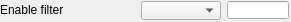
   <widget class="caFrame" name="caFrame_4">
    <property name="geometry">
     <rect>
      <x>796</x>
      <y>70</y>
      <width>291</width>
      <height>22</height>
     </rect>
    </property>
    <widget class="caLineEdit" name="caLineEdit_8">
     <property name="geometry">
      <rect>
       <x>227</x>
       <y>1</y>
       <width>62</width>
       <height>18</height>
      </rect>
     </property>
     <property name="alignment">
      <set>Qt::AlignAbsolute|Qt::AlignCenter|Qt::AlignHCenter|Qt::AlignVCenter</set>
     </property>
     <property name="channel" stdset="0">
      <string>$(P)$(R)EnableFilter_RBV</string>
     </property>
     <property name="foreground">
      <color>
       <red>10</red>
       <green>0</green>
       <blue>184</blue>
      </color>
     </property>
     <property name="background">
      <color>
       <red>70</red>
       <green>70</green>
       <blue>70</blue>
      </color>
     </property>
     <property name="colorMode">
      <enum>caLineEdit::Alarm_Static</enum>
     </property>
     <property name="precisionMode">
      <enum>caLineEdit::Channel</enum>
     </property>
     <property name="limitsMode">
      <enum>caLineEdit::Channel</enum>
     </property>
     <property name="maxValue">
      <double>1.000000000000000</double>
     </property>
     <property name="minValue">
      <double>0.000000000000000</double>
     </property>
     <property name="fontScaleMode">
      <enum>caLineEdit::WidthAndHeight</enum>
     </property>
     <property name="formatType">
      <enum>caLineEdit::decimal</enum>
     </property>
    </widget>
    <widget class="caLabel" name="caLabel_13">
     <property name="geometry">
      <rect>
       <x>0</x>
       <y>0</y>
       <width>156</width>
       <height>20</height>
      </rect>
     </property>
     <property name="frameShape">
      <enum>QFrame::NoFrame</enum>
     </property>
     <property name="text">
      <string>Enable filter</string>
     </property>
     <property name="alignment">
      <set>Qt::AlignAbsolute|Qt::AlignLeading|Qt::AlignLeft|Qt::AlignVCenter</set>
     </property>
     <property name="fontScaleMode">
      <enum>ESimpleLabel::WidthAndHeight</enum>
     </property>
     <property name="foreground">
      <color>
       <red>0</red>
       <green>0</green>
       <blue>0</blue>
      </color>
     </property>
     <property name="background">
      <color alpha="0">
       <red>0</red>
       <green>0</green>
       <blue>0</blue>
      </color>
     </property>
    </widget>
    <widget class="caMenu" name="caMenu_4">
     <property name="geometry">
      <rect>
       <x>141</x>
       <y>1</y>
       <width>80</width>
       <height>19</height>
      </rect>
     </property>
     <property name="channel" stdset="0">
      <string>$(P)$(R)EnableFilter</string>
     </property>
     <property name="colorMode">
      <enum>caMenu::Static</enum>
     </property>
     <property name="foreground">
      <color>
       <red>0</red>
       <green>0</green>
       <blue>0</blue>
      </color>
     </property>
     <property name="background">
      <color>
       <red>115</red>
       <green>223</green>
       <blue>255</blue>
      </color>
     </property>
    </widget>
   </widget>
